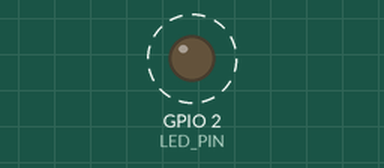
Recording of a sketch running on a simulated ESP32. Shown: output pins drawn as LEDs (lit = HIGH). Dashed ring = blinking. What the sketch prints to the serial monitor is not drawn.

Above: at 2.2 s.
Timing chart, 0 to 6.1 s (numbered marks = the images above):
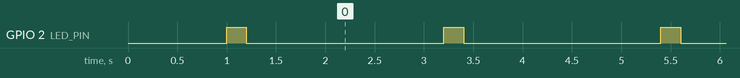

Measured:
- by itself, GPIO 2 (LED_PIN): alternates HIGH for 0.20 s and LOW for 2.0 s

The sketch:

ESP_NOW_Sender.ino
```cpp
#include <WiFi.h>
#include <esp_now.h>
#include <esp_wifi.h> // Required to set the Wi-Fi channel in Core 2.x

#define LED_PIN 2

// Replace this with the receiver's actual MAC address
uint8_t receiver[] = {
  0x14, 0x08, 0x08,
  0xA4, 0x61, 0xA0
};

void setup() {
  Serial.begin(115200);
  delay(1000);

  pinMode(LED_PIN, OUTPUT);
  digitalWrite(LED_PIN, LOW);

  WiFi.mode(WIFI_STA);

  // Correct way to set the Wi-Fi channel in Core 2.x
  esp_wifi_set_channel(1, WIFI_SECOND_CHAN_NONE);

  if (esp_now_init() != ESP_OK) {
    Serial.println("ESP-NOW INIT FAILED");
    return;
  }

  esp_now_peer_info_t peerInfo = {};

  memcpy(peerInfo.peer_addr, receiver, 6);
  peerInfo.channel = 1;
  peerInfo.encrypt = false;

  if (esp_now_add_peer(&peerInfo) != ESP_OK) {
    Serial.println("PEER ADD FAILED");
    return;
  }

  Serial.println("Unicast Sender Ready");
}

void loop() {
  const char *message = "Hello from ESP32-A";

  esp_err_t result = esp_now_send(
    receiver,
    (uint8_t *)message,
    strlen(message)
  );

  if (result == ESP_OK) {
    Serial.println("Message sent");

    digitalWrite(LED_PIN, HIGH);
    delay(200);
    digitalWrite(LED_PIN, LOW);
  } else {
    Serial.println("Send failed");
  }

  delay(2000);
}
```
